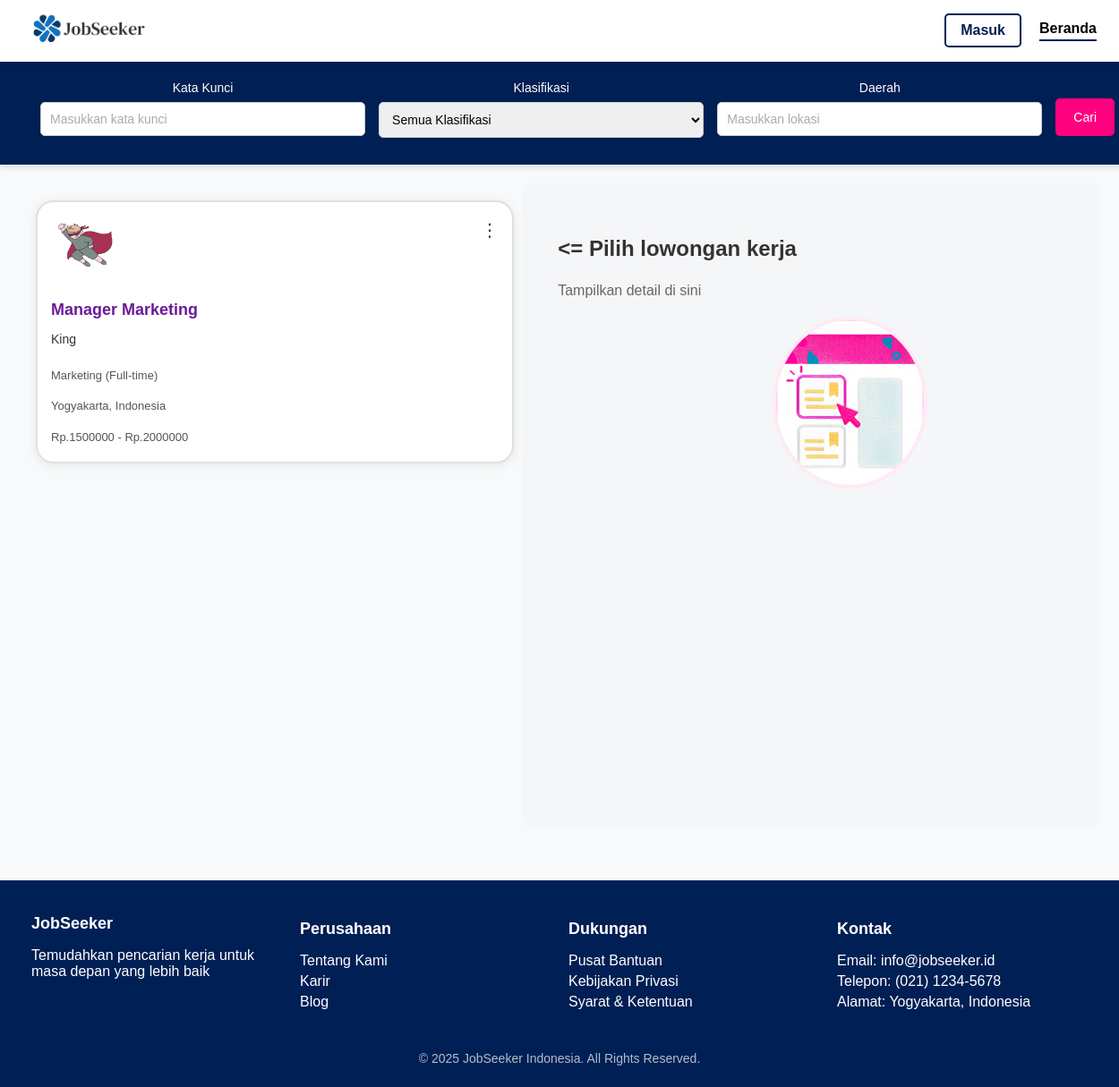
The page / on the database its author committed.
### tables this page shows
CREATE TABLE `lowongan` (
  `id` int(11) NOT NULL,
  `employer_id` int(11) NOT NULL,
  `judul` varchar(100) NOT NULL,
  `perusahaan` varchar(100) NOT NULL,
  `kategori` varchar(50) NOT NULL,
  `lokasi` varchar(100) NOT NULL,
  `gaji_min` int(11) NOT NULL,
  `gaji_max` int(11) NOT NULL,
  `gaji_display` varchar(100) NOT NULL,
  `tipe` varchar(20) NOT NULL,
  `logo` varchar(255) NOT NULL,
  `deskripsi` text NOT NULL,
  `kualifikasi` text NOT NULL,
  `batas_lamaran` date DEFAULT NULL,
  `created_at` timestamp NOT NULL DEFAULT current_timestamp(),
  `updated_at` timestamp NOT NULL DEFAULT current_timestamp() ON UPDATE current_timestamp()
);

### index.php (the view, shortened to what this page needs)
<?php
include 'koneksi.php';
$keyword  = $_GET['keyword'] ?? '';
$lokasi   = $_GET['lokasi'] ?? '';
$sql = "SELECT * FROM lowongan WHERE 1=1";
$sql .= " ORDER BY id DESC";
$result = $conn->query($sql);
?>
<!DOCTYPE html>
<html lang="id">
<head>
<link rel="stylesheet" href="styles/index.css?v=<?= time(); ?>">
</head>
<body>
<div class="navbar-container">
    <nav class="navbar">
        <a href="index.php" class="logo">
            <img src="assets/logo website/jobseeker.png" alt="Logo Web" />
        </a>
        <div class="nav-right">
            <a href="login_user.php"><button class="outline-button">Masuk</button></a>
            <ul class="breadcrumb">
                <li><a href="index.php" class="nav-item active">Beranda</a></li>
            </ul>
        </div>
    </nav>
</div>
<div class="search-box">
  <form method="GET">
    <div class="search-group">
      <div class="search-field">
        <label for="keyword">Kata Kunci</label>
        <input type="text" name="keyword" placeholder="Masukkan kata kunci" value="<?= htmlspecialchars($keyword) ?>">
      </div>
      <div class="search-field">
      <label for="kategori">Klasifikasi</label>
          <select name="kategori">
          <option value="">Semua Klasifikasi</option>
          </select>
      </div>
      <div class="search-field">
        <label for="lokasi">Daerah</label>
        <input type="text" name="lokasi" placeholder="Masukkan lokasi" value="<?= htmlspecialchars($lokasi) ?>">
      </div>
      <button type="submit">Cari</button>
    </div>
  </form>
</div>
<div class="main-container">
  <div class="job-list">
    <?php if ($result && $result->num_rows > 0): ?>
      <?php while($row = $result->fetch_assoc()): ?>
        <div class="job-card" data-id="<?= htmlspecialchars($row['id']) ?>">
          <div class="menu-container">
            <button class="menu-button">⋮</button>
          </div>
          <img src="<?= htmlspecialchars($row['logo'] ?? '/path/to/default-logo.png') ?>" alt="<?= htmlspecialchars($row['perusahaan']) ?>" style="height: 60px; margin-bottom: 15px;">
          <div style="font-size: 18px; font-weight: bold; color: #6a1b9a; margin-top: 5px;">
              <?= htmlspecialchars($row['judul']) ?>
          </div>
          <div style="font-size: 14px; color: #333; margin-bottom: 10px;">
              <?= htmlspecialchars($row['perusahaan']) ?>
          </div>
          <div style="font-size: 13px; color: #555; margin-bottom: 5px;">
              <?= htmlspecialchars($row['kategori']) ?> (<?= htmlspecialchars($row['tipe']) ?>)
          </div>
          <div style="font-size: 13px; color: #555; margin-bottom: 5px;">
              <?= htmlspecialchars($row['lokasi']) ?>
          </div>
          <div style="font-size: 13px; color: #555; margin-bottom: 5px;">
              Rp.<?= htmlspecialchars($row['gaji_min']) ?> - Rp.<?= htmlspecialchars($row['gaji_max']) ?>
          </div>
        </div>
      <?php endwhile; ?>
    <?php else: ?>
      <p>Tidak ada lowongan ditemukan.</p>
    <?php endif; ?>
  </div>
<div class="job-details" id="job-detail">
  <div class="job-placeholder">
    <h2><= Pilih lowongan kerja</h2>
    <p>Tampilkan detail di sini</p>
    <img src="assets/background/lihat.png" alt="Logo Web" />
  </div>
</div>
</div>
<footer class="footer">
    <div class="footer-container">
        <div class="footer-section">
            <h3>JobSeeker</h3>
            <p>Temudahkan pencarian kerja untuk masa depan yang lebih baik</p>
        </div>
        <div class="footer-section">
            <h4>Perusahaan</h4>
            <ul>
                <li><a href="#">Tentang Kami</a></li>
                <li><a href="#">Karir</a></li>
                <li><a href="#">Blog</a></li>
            </ul>
        </div>
        <div class="footer-section">
            <h4>Dukungan</h4>
            <ul>
                <li><a href="#">Pusat Bantuan</a></li>
                <li><a href="#">Kebijakan Privasi</a></li>
                <li><a href="#">Syarat & Ketentuan</a></li>
            </ul>
        </div>
        <div class="footer-section">
            <h4>Kontak</h4>
            <ul>
                <li>Email: info@jobseeker.id</li>
                <li>Telepon: (021) 1234-5678</li>
                <li>Alamat: Yogyakarta, Indonesia</li>
            </ul>
        </div>
    </div>
    <div class="footer-copy">
        <p>&copy; 2025 JobSeeker Indonesia. All Rights Reserved.</p>
    </div>
</footer>
</body>
</html>

### rows shown on the page
lowongan: logo (picture), judul "Manager Marketing", perusahaan "King", kategori "Marketing", tipe "Full-time", lokasi "Yogyakarta, Indonesia", gaji_min "1500000", gaji_max "2000000"
